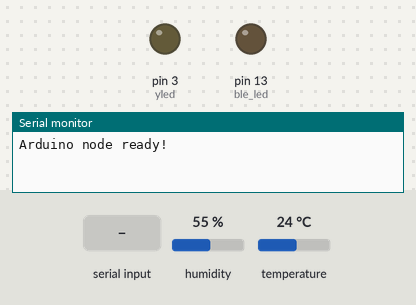
A sketch run on a simulated Arduino Uno, built with avr-gcc and run on an emulated ATmega328P. Shown: output pins drawn as LEDs (lit = HIGH), the last lines printed to the serial monitor. Inputs (shaded band) come from the test bench; at power-on: humidity 55 %, temperature 24 °C.

Above: at 1.2 s.
1.3 s: "LED = ON\n" received over Serial
At 3.4 s:
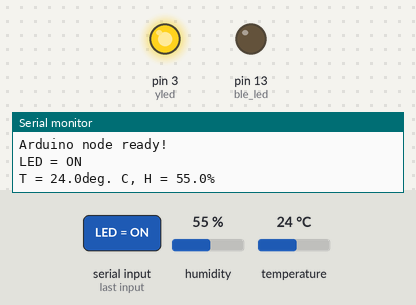
12.8 s: byte 35 ('#') received over Serial
18.7 s: "LED = OFF\n" received over the second serial link
23.7 s: "1\n" received over Serial
Timing chart, 0 to 28.8 s (numbered marks = the images above; inputs shaded):
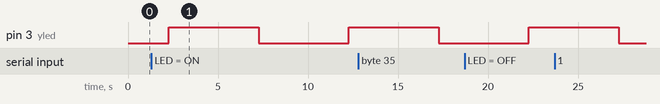

The sketch:

arduino_node.ino
```cpp
//Code from DHT11_Example, Active Buzzer,
//https://www.pjrc.com/teensy/td_libs_AltSoftSerial.html

#include <dht_nonblocking.h>
#include <AltSoftSerial.h>
#define DHT_SENSOR_TYPE DHT_TYPE_11

static const int DHT_SENSOR_PIN = 2;
DHT_nonblocking dht_sensor( DHT_SENSOR_PIN, DHT_SENSOR_TYPE );
int yled = 3;            //the pin of the yellow LED
bool yled_status = HIGH;  //the yellow led status

AltSoftSerial BTserial;  // RX = 8, TX = 9
char inDataBT = ' ';
char inDataSerial = ' ';
bool NL = true;
int ble_led = 13;

String msg; //message from Raspberry Pi
bool comm = 0;  //to know that message is ongoing

/*
 * Initialize the serial ports.
 * set leds to pinMode OUTPUT
 */
void setup( )
{
  pinMode(yled, OUTPUT); //initialize the led pin as an output
  digitalWrite(yled, LOW); // switch OFF yellow LED
  Serial.begin(9600);
  BTserial.begin(9600);
  pinMode(ble_led, OUTPUT); // onboard LED and blue LED
  digitalWrite(ble_led, LOW); // switch OFF BLE LED
  Serial.print("Arduino node ready!\n");
}

/*
 * Poll for a measurement, keeping the state machine alive.  Returns
 * true if a measurement is available.
 */
static bool measure_environment( float *temperature, float *humidity )
{
  static unsigned long measurement_timestamp = millis( );
  static bool first_call = 1;

  /* Measure once every five seconds. */
  if(first_call || (millis() - measurement_timestamp > 5000ul))
  {
    if( dht_sensor.measure( temperature, humidity ) == true )
    {
      first_call = 0;
      measurement_timestamp = millis();
      return(true);
    }
  }

  return(false);
}

/*
 * Main program loop.
 */
void loop( )
{
  //sensor and LED code
  float temperature;
  float humidity;
  unsigned long time;

  /* Measure temperature and humidity.  If the functions returns
     true, then a measurement is available. */
  if(measure_environment(&temperature, &humidity) == true)
  {
    digitalWrite(yled, yled_status);
    yled_status = (yled_status == LOW) ? HIGH : LOW;
    Serial.print("T = ");
    Serial.print(temperature, 1);
    Serial.print("deg. C, H = ");
    Serial.print(humidity, 1);
    Serial.println("%");
    //Send to Raspberry Pi Gateway
    BTserial.print("T=");
    BTserial.print(temperature, 0);
    BTserial.print("C,H=");
    BTserial.print(humidity, 0);
    BTserial.print("%,t=");
    time = millis() / 1000;
    BTserial.print(time);
    BTserial.print("s");
  }

  //BLE code
  // Read from the Bluetooth module and send to the Arduino Serial Monitor, interpret received message
  if (BTserial.available()){
      inDataBT = BTserial.read();
      Serial.write(inDataBT);

      if (inDataBT == '#'){ //beginning and end of message (protocol agreed upon by Arduino and Raspberry Pi
        comm = (comm == 0) ? 1 : 0;
        if (!comm) { //end of msg
          if (msg.equals("LED = ON")){
            Serial.println("\nLED ON");
            digitalWrite(ble_led, HIGH); // switch ON BLE LED
          } else if (msg.equals("LED = OFF")){
            Serial.println("\nLED OFF");
            digitalWrite(ble_led, LOW); // switch OFF BLE LED
          }
          else {
            Serial.println("\nUnknown message received!");
          }
          msg = ""; //reset msg string
        }
      }
      if (comm && inDataBT != '#'){ //ignore special beginning character '#'
        msg.concat(inDataBT);
      }
  }

  // Read from the Serial Monitor and send to the Bluetooth module
    if (Serial.available())
    {
        inDataSerial = Serial.read();

        // do not send line end characters to the HM-17 (10 = LF, 13 = CR)
        if ((inDataSerial != 10) & (inDataSerial != 13) )
        {
             BTserial.write(inDataSerial);
        }

        // Echo the user input to the main window.
        // If there is a new line print the ">" character.
        if (NL){
          Serial.print("\r\n");
          NL = false;
        }
        Serial.write(inDataSerial);
        if (inDataSerial == 10){
          NL = true;
        }
    }
}
```
